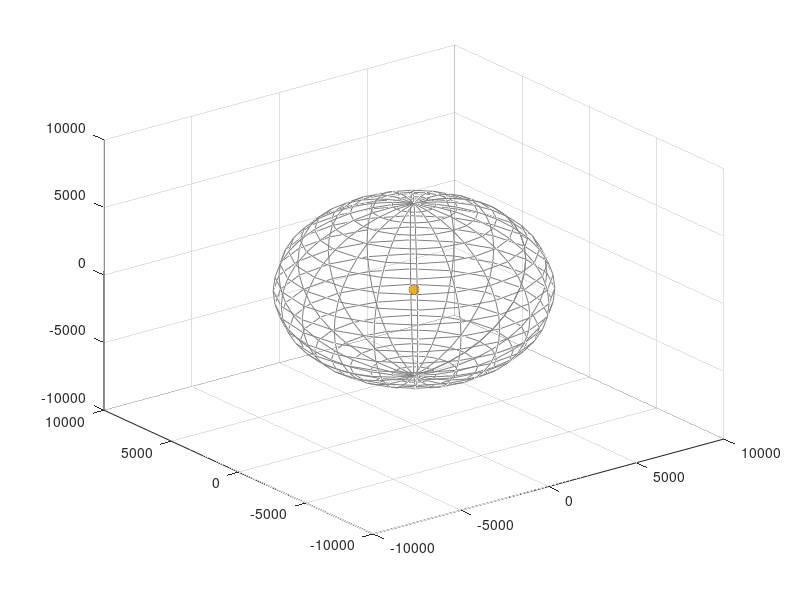

Reproduce this figure in MATLAB. (Note: this script raises an error after producing the figure.)
clear
R = 6371.2;
%plt = 1 plot the earth,emitter,sensors and the generated sequence
plt = 1;
if plt == 1
    figure('color','k')
    %Add legend
    %emitter
    point1 = scatter3(0,0,0,50,'filled','r');
    hold on
    %sensors
    point2 = scatter3(0,0,0,'filled','c');
    %initial point
    point3 = scatter3(0,0,0,50,'filled','b');
    %recover location
    point4 = scatter3(0,0,0,50,'k*');
    %generated sequence
    point5 = scatter3(0,0,0,5,'m');
    %plot earth
    npanels = 72;
    alpha   = 1;
    image_file = 'earth.jpg';
    [x0, y0, z0] = ellipsoid(0, 0, 0, R, R, R);
    globe = surf(x0, y0, -z0, 'FaceColor', 'none', 'EdgeColor', 0.5*[1 1 1]);
    cdata = imread(image_file);
    set(gca, 'NextPlot','add', 'Visible','off');
    set(globe, 'FaceColor', 'texturemap', 'CData', cdata, 'FaceAlpha', alpha, 'EdgeColor', 'none');
    axis off;
    axis equal;
    axis auto;
end
M = 5;
N = M*(M-1)/2;
Omega = 0.5*(ones(N,N) + eye(N));
inv_Omega = Omega^-1;
delta = 0;
Rm = 6650;
Ym = 100;
Rb = Rm - Ym;
fc = 10;
f = 15;
F = f/fc;
%perturbation on ionosphere
P_Rm = Rm;
P_Ym = Ym;
P_Rb = P_Rm - P_Ym;
P_fc = fc;
P_f = f;
P_F = P_f/P_fc;
[max_dis,min_dis,upper] = beta_bound(M,F,R,Rb,Rm,Ym);
[G] = generate_G(N,M);
%[emitter,XYZ,beta0] = generator(M,F,R,Rb,Rm,Ym,max_dis,min_dis);
beta0 = [0.114957231412252,0.449398124172348,0.277420425918117,0.0168095219080640,0.103488345084960];
XYZ = zeros(M,3);
%Hong Kong
[x0 y0 z0] = LGLTtoXYZ(114.16,22.28,R);
emitter = [x0 y0 z0]';
%Bei Jing
[x0 y0 z0] = LGLTtoXYZ(116.41,39.90,R);
XYZ(1,:) = [x0 y0 z0];
%Wu Han
[x0 y0 z0] = LGLTtoXYZ(114.31,30.59,R);
XYZ(2,:) = [x0 y0 z0];
%Shang Hai
[x0 y0 z0] = LGLTtoXYZ(121.47,31.23,R);
XYZ(3,:) = [x0 y0 z0];
%Tokyo
[x0 y0 z0] = LGLTtoXYZ(139.69,35.69,R);
XYZ(4,:) = [x0 y0 z0];
%Seoul
[x0 y0 z0] = LGLTtoXYZ(126.58,37.33,R);
XYZ(5,:) = [x0 y0 z0];
Omega = 0.5*(ones(N,N) + eye(N));
inv_Omega = Omega^-1;
tau = generate_tau(M,F,R,Rb,Rm,Ym,emitter,XYZ);
%Step 3
[x beta obj] = GPGD(M,N,P_F,R,P_Rb,P_Rm,P_Ym,G,tau,inv_Omega,upper,max_dis,min_dis,XYZ,plt);
dis = norm(x - emitter');
%Output results
if plt == 1
    scatter3(emitter(1),emitter(2),emitter(3),50,'filled','r')
    scatter3(x(1),x(2),x(3),50,'k*')
    %text(emitter(1),emitter(2),emitter(3),'e')
end
for i = 1:M
    if plt == 1
        scatter3(XYZ(i,1),XYZ(i,2),XYZ(i,3),'filled','c')
        temp = strcat('s ',num2str(i));
        text(XYZ(i,1),XYZ(i,2),XYZ(i,3),temp);
    end
    fprintf("Sensor %d:(%2.2f,%2.2f,%2.2f)\n",i,XYZ(i,1),XYZ(i,2),XYZ(i,3))
end
fprintf("Non-Perturbated:r0:%2.2f km,Rm:%2.2f km,Ym:%2.2f km,fc:%2.2f MHz,f:%2.2f MHz\n",R,Rm,Ym,fc,f)
fprintf("Perturbated: r0:%2.2f km,Rm:%2.2f km,Ym:%2.2f km,fc:%2.2f MHz,f:%2.2f MHz\n",R,P_Rm,P_Ym,P_fc,P_f)
fprintf("True Location:(%2.2f,%2.2f,%2.2f)\n",emitter(1),emitter(2),emitter(3))
fprintf("Location:(%2.2f,%2.2f,%2.2f)\n",x(1),x(2),x(3))
fprintf("True Flying angle:(")
for i = 1:M-1
    fprintf("%2.2f,",beta0(i))
end
fprintf("%2.2f)\n",beta0(M))
fprintf("Flying angle:(")
for i = 1:M-1
    fprintf("%2.2f,",beta(i))
end
fprintf("%2.2f)\n",beta(M))
[lg lt] = XYZtoLGLT(x(1),x(2),x(3),R);
fprintf("The distance to the emitter is: %2.2f km\n",dis)
fprintf("%s\n",'Localization successful!')
%Lengend
if plt == 1
	h = legend([point1,point2,point3,point4,point5],'Emitter', 'Sensors', 'Initial Point','Estimated Location','Generated Points','AutoUpdate','off');
    %set(h,'box','off')
end
%plot ray path
if plt == 1
    for i = 1:M
        raypath(emitter,XYZ(i,:),Rm,Rb,Ym,R);
    end
end